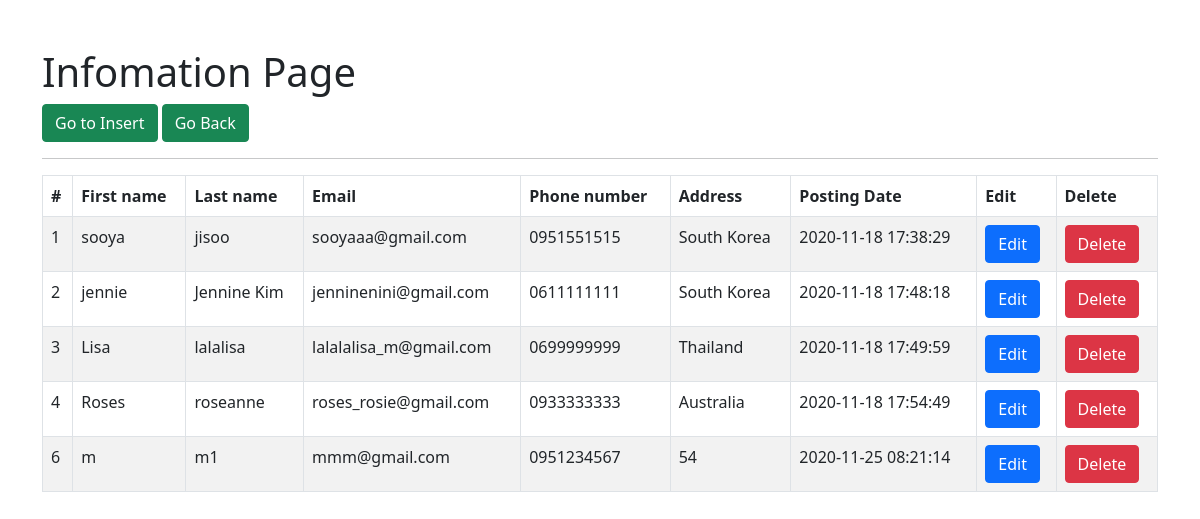
Screenshot of /index1.php with the database file from the repository.
### tables this page shows
CREATE TABLE `tblusers` (
  `id` int(11) NOT NULL,
  `firstname` varchar(225) NOT NULL,
  `lastname` varchar(225) NOT NULL,
  `email` varchar(225) NOT NULL,
  `phonenumber` char(11) NOT NULL,
  `address` varchar(225) NOT NULL,
  `postingdate` timestamp NOT NULL DEFAULT current_timestamp() ON UPDATE current_timestamp()
);

### functions.php (called while the page is built, shortened)
<?php
    class DB_con {
        function __construct() {
            $conn = mysqli_connect(DB_SERVER, DB_USER, DB_PASS, DB_NAME);
            $this->dbcon = $conn;
        }
        public function fetchdata() {
            $result = mysqli_query($this->dbcon, "SELECT * FROM tblusers");
            return $result;
        }
    }
?>

### index1.php (the view, shortened to what this page needs)
<!DOCTYPE html>
<html lang="en">
<head>
    <link rel="stylesheet" href="https://stackpath.bootstrapcdn.com/bootstrap/5.0.0-alpha1/css/bootstrap.min.css">
</head>
<body>
    <div class="container">
    <h1 class="mt-5">Infomation Page</h1>
    <a href="insert.php" class="btn btn-success">Go to Insert</a>
    <a href="admin_page.php" class="btn btn-success">Go Back</a>
    <hr>
    <table id="mytable" class="table table-bordered table-striped">
        <thead>
            <th>#</th>
            <th>First name</th>
            <th>Last name</th>
            <th>Email</th>
            <th>Phone number</th>
            <th>Address</th>
            <th>Posting Date</th>
            <th>Edit</th>
            <th>Delete</th>
        </thead>
        <tbody>
            <?php
                include_once('functions.php');
                $fetchdata = new DB_con();
                $sql = $fetchdata->fetchdata();
                while($row = mysqli_fetch_array($sql)) {
            ?>
                <tr>
                    <td><?php echo $row['id']; ?></td>
                    <td><?php echo $row['firstname']; ?></td>
                    <td><?php echo $row['lastname']; ?></td>
                    <td><?php echo $row['email']; ?></td>
                    <td><?php echo $row['phonenumber']; ?></td>
                    <td><?php echo $row['address']; ?></td>
                    <td><?php echo $row['postingdate']; ?></td>
                    <td><a href="update.php?id=<?php echo $row['id']; ?>" class="btn btn-primary">Edit</a></td>
                    <td><a href="delete.php?del=<?php echo $row['id']; ?>" class="btn btn-danger">Delete</a></td>
                </tr>
            <?php
                }
            ?>
        </tbody>
    </table>
    </div>
</body>
</html>

### rows the page displays
tblusers: id "1", firstname "sooya", lastname "jisoo", email "sooyaaa@gmail.com", phonenumber "0951551515", address "South Korea", postingdate "2020-11-18 17:38:29"
tblusers: id "2", firstname "jennie", lastname "Jennine Kim", email "jenninenini@gmail.com", phonenumber "0611111111", address "South Korea", postingdate "2020-11-18 17:48:18"
tblusers: id "3", firstname "Lisa", lastname "lalalisa", email "lalalalisa_m@gmail.com", phonenumber "0699999999", address "Thailand", postingdate "2020-11-18 17:49:59"
tblusers: id "4", firstname "Roses", lastname "roseanne", email "roses_rosie@gmail.com", phonenumber "0933333333", address "Australia", postingdate "2020-11-18 17:54:49"
tblusers: id "6", firstname "m", lastname "m1", email "mmm@gmail.com", phonenumber "0951234567", address "54", postingdate "2020-11-25 08:21:14"
